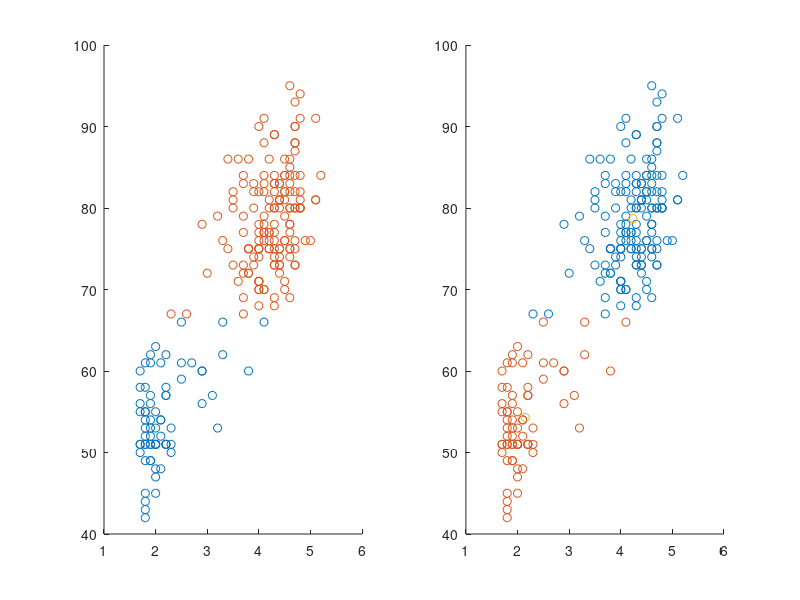

Write MATLAB code to recreate this figure.
clc
clear

load faithfull.txt;

X = faithfull(:,2:end);
[idx,ctrs] = kmeans(X,2);

figure;

subplot(121);
scatter(faithfull(find(faithfull(:,1)==1),2), faithfull(find(faithfull(:,1)==1),3), 'r.');
hold on;
scatter(faithfull(find(faithfull(:,1)==2),2), faithfull(find(faithfull(:,1)==2),3), 'b.');

subplot(122);
scatter(X(idx == 1,1), X(idx == 1,2), 'r.');
hold on;
scatter(X(idx == 2,1), X(idx == 2,2), 'b.');
hold on;
scatter(ctrs(:,1), ctrs(:,2), 'k+');